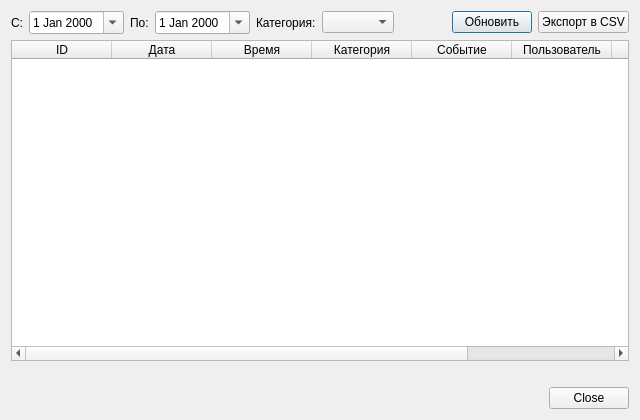
<?xml version="1.0" encoding="UTF-8"?>
<ui version="4.0">
 <class>AlertsDialog</class>
 <widget class="QDialog" name="AlertsDialog">
  <property name="minimumSize">
   <size>
    <width>640</width>
    <height>420</height>
   </size>
  </property>
  <property name="windowTitle">
   <string>Справочник событий</string>
  </property>
  <layout class="QVBoxLayout" name="mainLayout">
   <item>
    <layout class="QHBoxLayout" name="topLayout">
     <item>
      <widget class="QLabel" name="dateFromLabel">
       <property name="text">
        <string>С:</string>
       </property>
      </widget>
     </item>
     <item>
      <widget class="QDateEdit" name="dateFromEdit">
       <property name="calendarPopup">
        <bool>true</bool>
       </property>
      </widget>
     </item>
     <item>
      <widget class="QLabel" name="dateToLabel">
       <property name="text">
        <string>По:</string>
       </property>
      </widget>
     </item>
     <item>
      <widget class="QDateEdit" name="dateToEdit">
       <property name="calendarPopup">
        <bool>true</bool>
       </property>
      </widget>
     </item>
     <item>
      <widget class="QLabel" name="categoryLabel">
       <property name="text">
        <string>Категория:</string>
       </property>
      </widget>
     </item>
     <item>
      <widget class="QComboBox" name="categoryCombo">
       <property name="minimumWidth">
        <number>120</number>
       </property>
      </widget>
     </item>
     <item>
      <spacer name="horizontalSpacer">
       <property name="orientation">
        <enum>Qt::Horizontal</enum>
       </property>
       <property name="sizeHint" stdset="0">
        <size>
         <width>40</width>
         <height>20</height>
        </size>
       </property>
      </spacer>
     </item>
     <item>
      <widget class="QPushButton" name="refreshButton">
       <property name="text">
        <string>Обновить</string>
       </property>
      </widget>
     </item>
     <item>
      <widget class="QPushButton" name="exportButton">
       <property name="text">
        <string>Экспорт в CSV</string>
       </property>
      </widget>
     </item>
    </layout>
   </item>
   <item>
    <widget class="QTableWidget" name="table">
     <property name="selectionBehavior">
      <enum>QAbstractItemView::SelectRows</enum>
     </property>
     <property name="selectionMode">
      <enum>QAbstractItemView::SingleSelection</enum>
     </property>
     <attribute name="columnCount">
      <number>8</number>
     </attribute>
     <column>
      <property name="text">
       <string>ID</string>
      </property>
     </column>
     <column>
      <property name="text">
       <string>Дата</string>
      </property>
     </column>
     <column>
      <property name="text">
       <string>Время</string>
      </property>
     </column>
     <column>
      <property name="text">
       <string>Категория</string>
      </property>
     </column>
     <column>
      <property name="text">
       <string>Событие</string>
      </property>
     </column>
     <column>
      <property name="text">
       <string>Пользователь</string>
      </property>
     </column>
     <column>
      <property name="text">
       <string>Сотрудник</string>
      </property>
     </column>
     <column>
      <property name="text">
       <string>Сообщение</string>
      </property>
     </column>
    </widget>
   </item>
   <item>
    <widget class="QLabel" name="statusLabel">
     <property name="text">
      <string/>
     </property>
    </widget>
   </item>
   <item>
    <widget class="QDialogButtonBox" name="buttonBox">
     <property name="standardButtons">
      <set>QDialogButtonBox::Close</set>
     </property>
    </widget>
   </item>
  </layout>
 </widget>
 <resources/>
 <connections/>
</ui>
